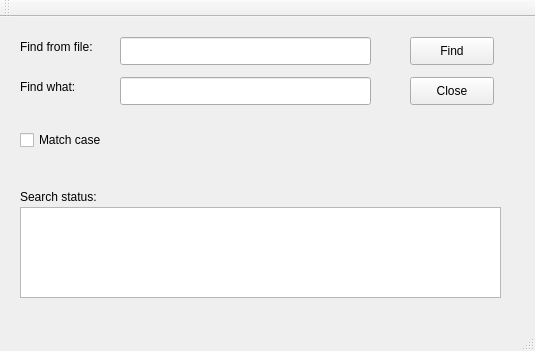
<?xml version="1.0" encoding="UTF-8"?>
<ui version="4.0">
 <class>MainWindow</class>
 <widget class="QMainWindow" name="MainWindow">
  <property name="geometry">
   <rect>
    <x>0</x>
    <y>0</y>
    <width>535</width>
    <height>351</height>
   </rect>
  </property>
  <property name="windowTitle">
   <string>MainWindow</string>
  </property>
  <widget class="QWidget" name="centralWidget">
   <widget class="QLabel" name="label">
    <property name="geometry">
     <rect>
      <x>20</x>
      <y>20</y>
      <width>121</width>
      <height>20</height>
     </rect>
    </property>
    <property name="text">
     <string>Find from file:</string>
    </property>
   </widget>
   <widget class="QLabel" name="label_2">
    <property name="geometry">
     <rect>
      <x>20</x>
      <y>60</y>
      <width>91</width>
      <height>20</height>
     </rect>
    </property>
    <property name="text">
     <string>Find what:</string>
    </property>
   </widget>
   <widget class="QLineEdit" name="fileLineEdit">
    <property name="geometry">
     <rect>
      <x>120</x>
      <y>20</y>
      <width>251</width>
      <height>28</height>
     </rect>
    </property>
   </widget>
   <widget class="QLineEdit" name="keyLineEdit">
    <property name="geometry">
     <rect>
      <x>120</x>
      <y>60</y>
      <width>251</width>
      <height>28</height>
     </rect>
    </property>
   </widget>
   <widget class="QPushButton" name="findPushButton">
    <property name="geometry">
     <rect>
      <x>410</x>
      <y>20</y>
      <width>84</width>
      <height>28</height>
     </rect>
    </property>
    <property name="text">
     <string>Find</string>
    </property>
   </widget>
   <widget class="QPushButton" name="closePushButton">
    <property name="geometry">
     <rect>
      <x>410</x>
      <y>60</y>
      <width>84</width>
      <height>28</height>
     </rect>
    </property>
    <property name="text">
     <string>Close</string>
    </property>
   </widget>
   <widget class="QLabel" name="label_3">
    <property name="geometry">
     <rect>
      <x>20</x>
      <y>170</y>
      <width>101</width>
      <height>20</height>
     </rect>
    </property>
    <property name="text">
     <string>Search status:</string>
    </property>
   </widget>
   <widget class="QTextBrowser" name="textBrowser">
    <property name="geometry">
     <rect>
      <x>20</x>
      <y>190</y>
      <width>481</width>
      <height>91</height>
     </rect>
    </property>
   </widget>
   <widget class="QCheckBox" name="matchCheckBox">
    <property name="geometry">
     <rect>
      <x>20</x>
      <y>110</y>
      <width>111</width>
      <height>26</height>
     </rect>
    </property>
    <property name="text">
     <string>Match case</string>
    </property>
   </widget>
  </widget>
  <widget class="QMenuBar" name="menuBar">
   <property name="geometry">
    <rect>
     <x>0</x>
     <y>0</y>
     <width>535</width>
     <height>25</height>
    </rect>
   </property>
  </widget>
  <widget class="QToolBar" name="mainToolBar">
   <attribute name="toolBarArea">
    <enum>TopToolBarArea</enum>
   </attribute>
   <attribute name="toolBarBreak">
    <bool>false</bool>
   </attribute>
  </widget>
  <widget class="QStatusBar" name="statusBar"/>
 </widget>
 <layoutdefault spacing="6" margin="11"/>
 <resources/>
 <connections>
  <connection>
   <sender>closePushButton</sender>
   <signal>clicked()</signal>
   <receiver>MainWindow</receiver>
   <slot>close()</slot>
   <hints>
    <hint type="sourcelabel">
     <x>451</x>
     <y>115</y>
    </hint>
    <hint type="destinationlabel">
     <x>267</x>
     <y>175</y>
    </hint>
   </hints>
  </connection>
 </connections>
</ui>
